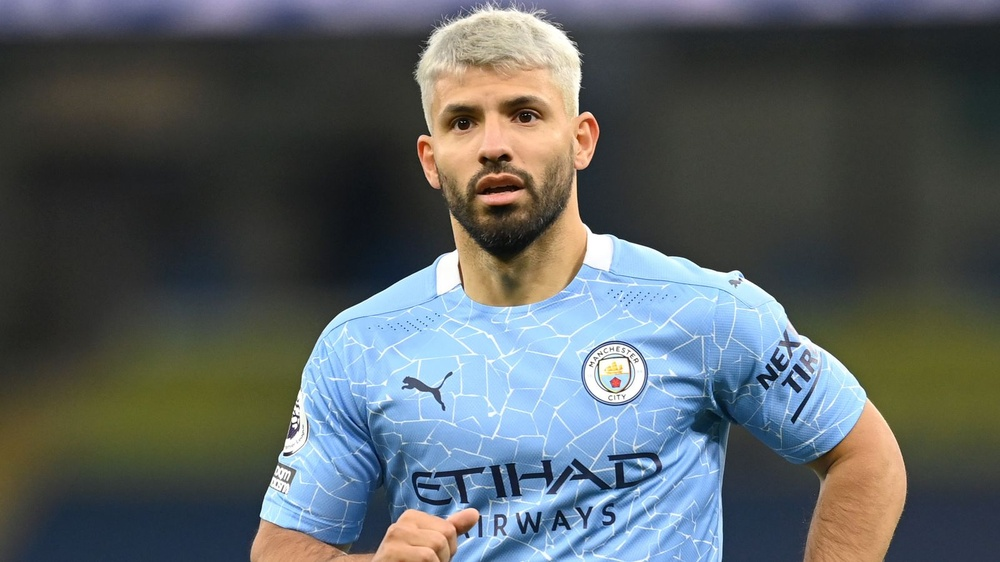
#> input picture aguero.jpg, 1000 x 562 px, shrunk from 1600 x 900 before the run
$ python facedetector.py
#> lines starting #> are read from the running program, lines starting #| are printed output that depends on the picture; after the words box and inside, x2 and y2 are one past the last pixel; in counts of white or black regions, pixels touching at a corner belong together
import cv2
from random import randrange

# Load pre-trained data
trained_face_data = cv2.CascadeClassifier('haarcascade_frontalface_default.xml')

# choose an img to detect face
img = cv2.imread('aguero.jpg')
#> img is the input picture: shape (562, 1000, 3); mean B, G, R 98.1, 96.1, 89.4

# Working with videos
# webcam = cv2.VideoCapture()

#convert image
grayscaled_img = cv2.cvtColor(img,cv2.COLOR_BGR2GRAY)
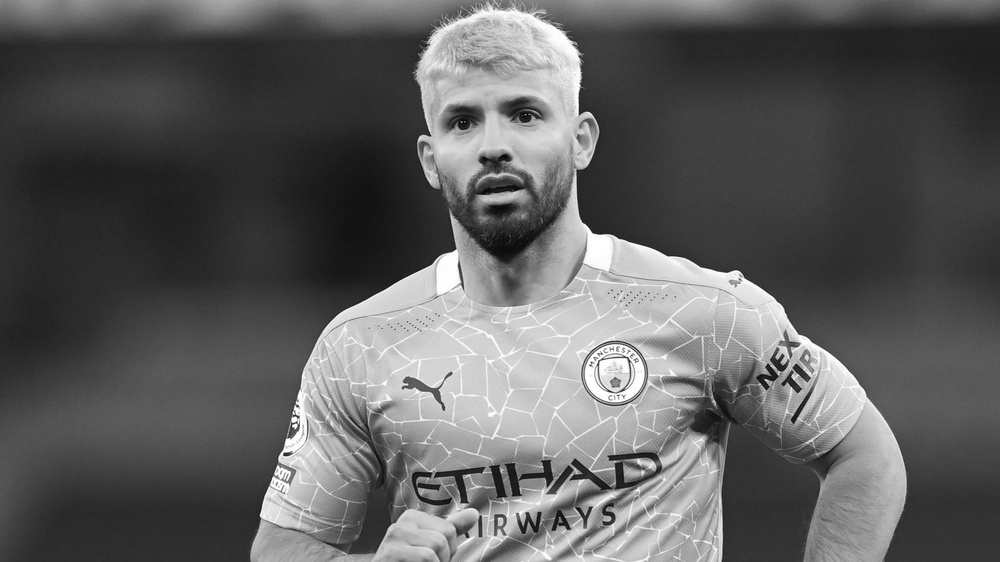
#> grayscaled_img: shape (562, 1000); min 2, max 255, mean 94.3

# Detect faces
face_coordinates = trained_face_data.detectMultiScale(grayscaled_img)
#> face_coordinates = [[652, 441, 65, 65], [407, 50, 177, 177]]

# Draw rectangles around face
for (x,y,w,h) in face_coordinates:
    cv2.rectangle(img, (x,y),(x+w,y+h),(0,randrange(256),0),2)
#> this loop made 2 passes
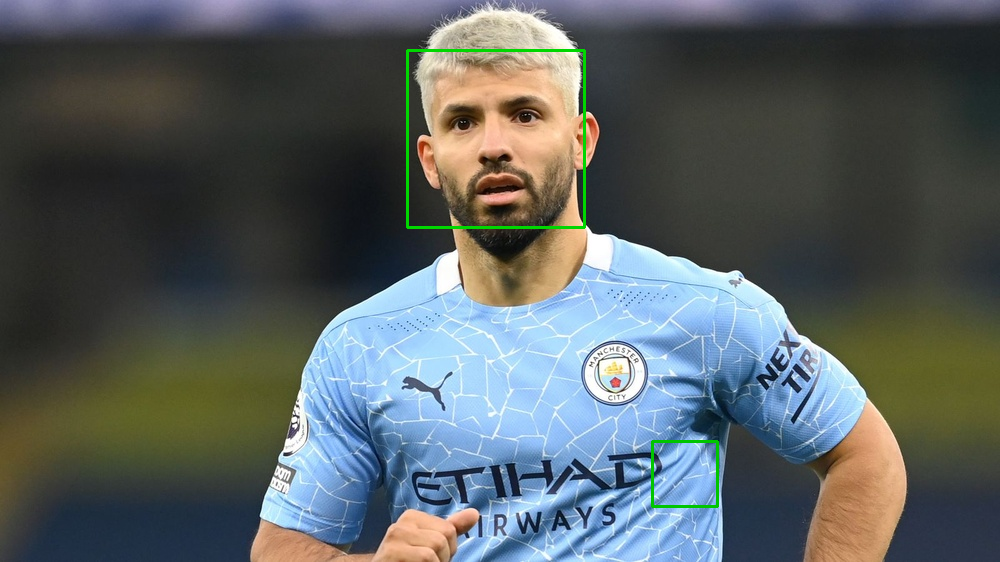
#> img: shape (562, 1000, 3); 0.52% of pixels changed, all inside (x1, y1, x2, y2) = (406, 49, 719, 508)

# print face coordinates
# print(face_coordinates)

cv2.imshow('Face detector',img)
cv2.waitKey()

print("Code completed")

$ run again, with rdj.jpg copied over aguero.jpg
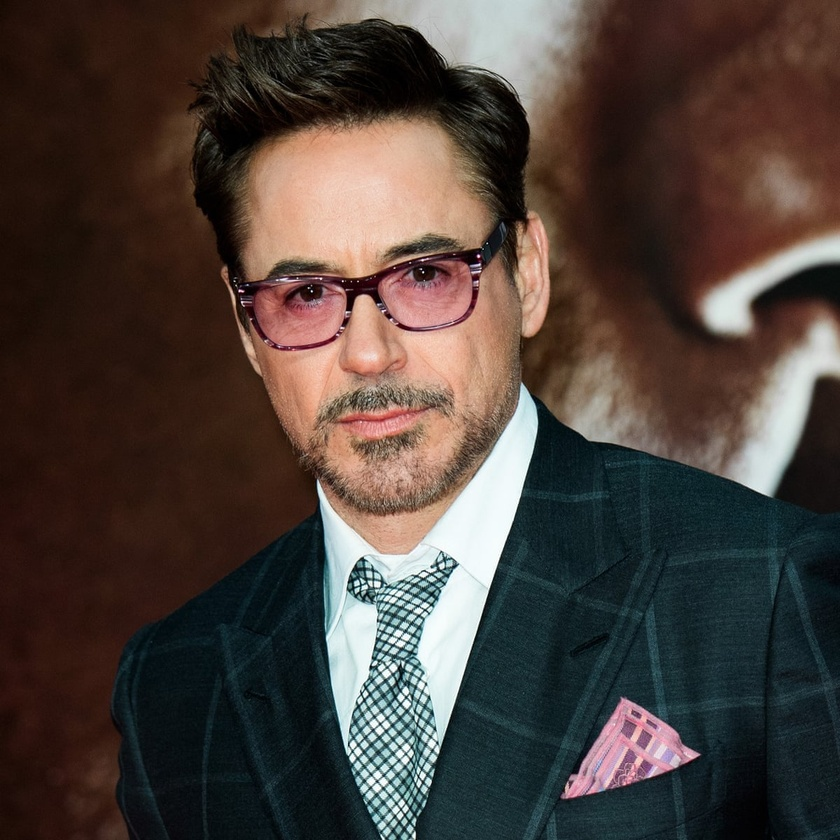
#> input picture rdj.jpg, 840 x 840 px, shrunk from 1200 x 1200 before the run
#> img is the input picture: shape (840, 840, 3); mean B, G, R 58.5, 64.3, 75.6
#> `grayscaled_img = cv2.cvtColor(img,cv2.COLOR_BGR2GRAY)`:
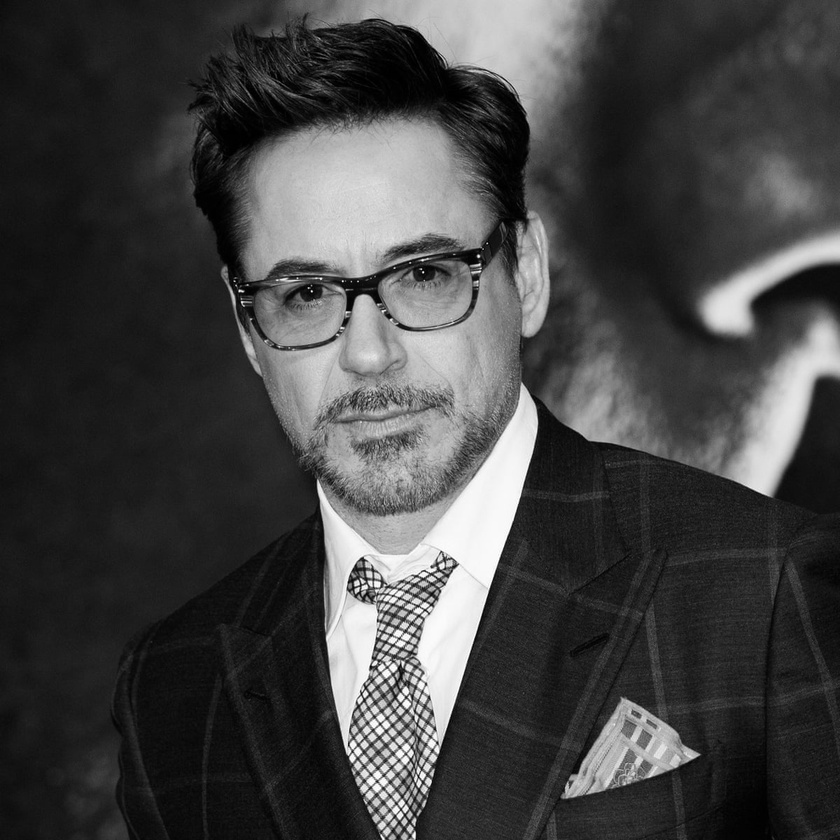
#> grayscaled_img: shape (840, 840); min 0, max 255, mean 67
#> face_coordinates = [[274, 496, 249, 249], [183, 142, 377, 377]]
#> the loop `for (x,y,w,h) in face_coordinates:` made 2 passes
#> after the loop `for (x,y,w,h) in face_coordinates:`:
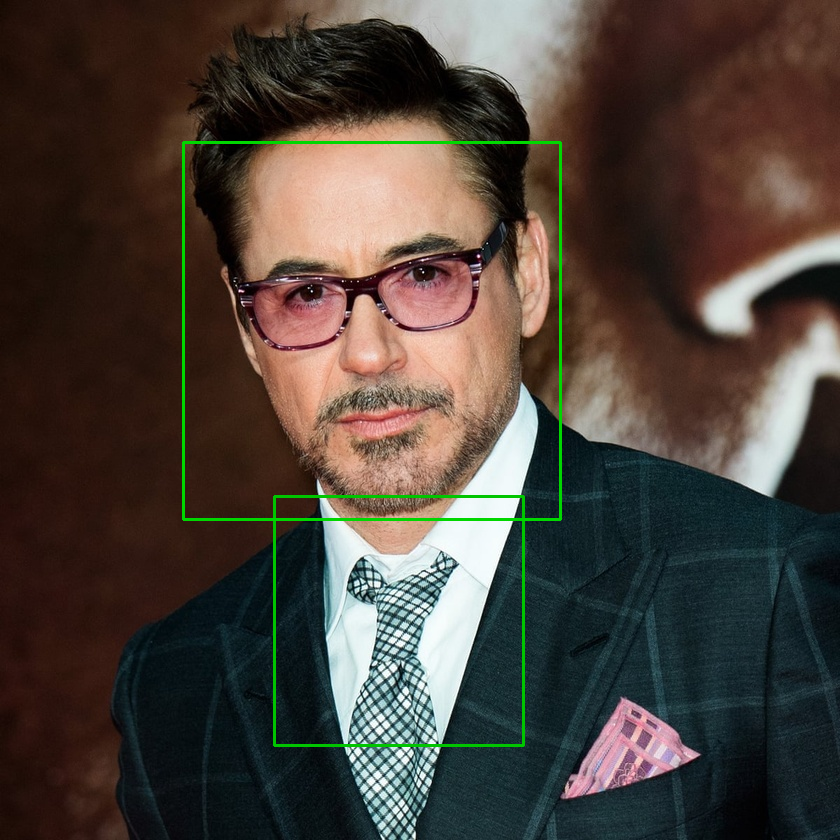
#> img: shape (840, 840, 3); 1.06% of pixels changed, all inside (x1, y1, x2, y2) = (182, 141, 562, 747)
